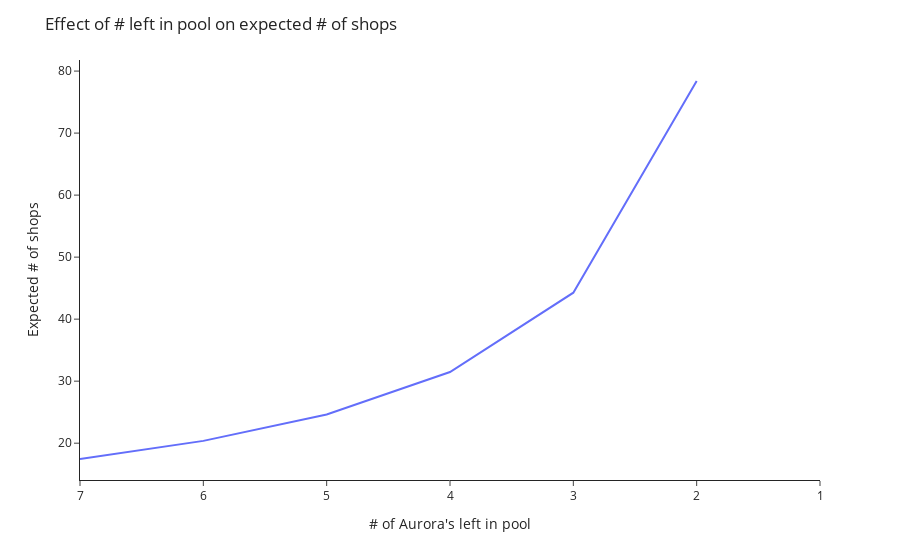

Notebook code cell kept with this figure:
### Code cell
from classes.util import n_other_shop_distribution

item_dict = {'unit':Unit('Aurora', 5), 'nteam':1, 'npool':pool.size(5), 'star':2, 'level':10, 'shop':Shop(level=10)}

n_other_shop_distribution(**item_dict)

### Figure 1 — Plotly figure (JSON) as saved in the notebook; plotly's stock layout.template omitted (floating-point values rounded to 4 significant figures)
{"data": [{"hovertemplate": "# Left: %{x}<br>Expected # Shops: %{y}", "legendgroup": "", "line": {"color": "#636efa", "dash": "solid"}, "marker": {"symbol": "circle"}, "mode": "lines", "name": "", "orientation": "v", "showlegend": false, "type": "scatter", "x": ["7", "6", "5", "4", "3", "2", "1"], "xaxis": "x", "y": [17.45, 20.37, 24.64, 31.47, 44.27, 78.4, "Not enough units left in pool"], "yaxis": "y"}], "layout": {"legend": {"tracegroupgap": 0}, "margin": {"t": 60}, "title": {"text": "Effect of # left in pool on expected # of shops"}, "xaxis": {"anchor": "y", "domain": [0, 1], "title": {"text": "# of Aurora's left in pool"}}, "yaxis": {"anchor": "x", "domain": [0, 1], "title": {"text": "Expected # of shops"}}}}
